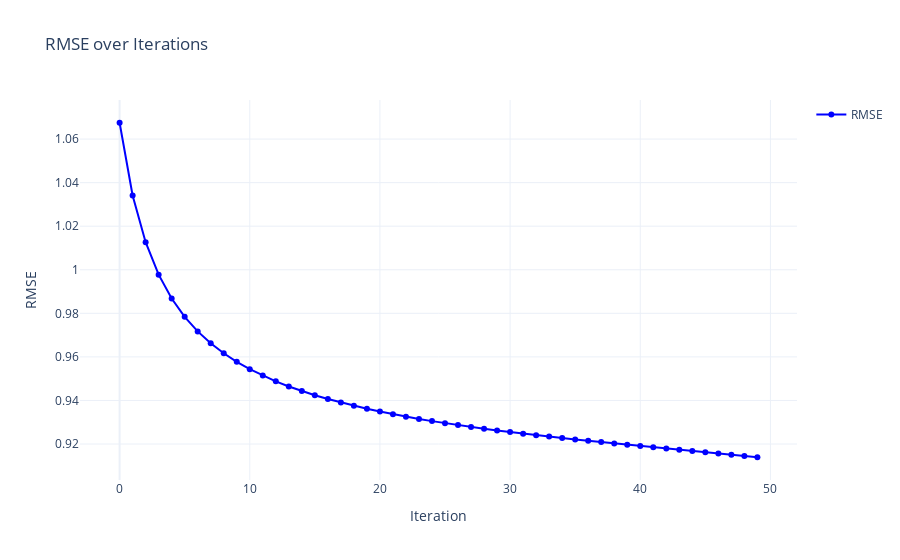

The notebook cell saved with this chart:
### Code cell
import plotly.graph_objects as go

# Extract iteration numbers and RMSE values
iterations = [x[0] for x in training_process]
errors = [x[1] for x in training_process]

# Create the plot
fig = go.Figure()

# Add a line plot
fig.add_trace(go.Scatter(
    x=iterations,
    y=errors,
    mode='lines+markers',
    name='RMSE',
    line=dict(color='blue'),
    marker=dict(symbol='circle')
))

# Update layout
fig.update_layout(
    title='RMSE over Iterations',
    xaxis_title='Iteration',
    yaxis_title='RMSE',
    template='plotly_white',
    showlegend=True
)

# Show the plot
fig.show()

### Figure 1 — Plotly figure (JSON) as saved in the notebook; plotly's stock layout.template omitted (floating-point values rounded to 4 significant figures)
{"data": [{"line": {"color": "blue"}, "marker": {"symbol": "circle"}, "mode": "lines+markers", "name": "RMSE", "type": "scatter", "x": [0, 1, 2, 3, 4, 5, 6, 7, 8, 9, 10, 11, 12, 13, 14, 15, 16, 17, 18, 19, 20, 21, 22, 23, 24, 25, 26, 27, 28, 29, 30, 31, 32, 33, 34, 35, 36, 37, 38, 39, 40, 41, 42, 43, 44, 45, 46, 47, 48, 49], "y": [1.068, 1.034, 1.013, 0.9978, 0.9868, 0.9784, 0.9717, 0.9662, 0.9616, 0.9577, 0.9544, 0.9514, 0.9488, 0.9464, 0.9443, 0.9424, 0.9406, 0.939, 0.9375, 0.9362, 0.9349, 0.9337, 0.9326, 0.9315, 0.9305, 0.9296, 0.9287, 0.9278, 0.927, 0.9262, 0.9255, 0.9248, 0.9241, 0.9234, 0.9227, 0.9221, 0.9215, 0.9209, 0.9203, 0.9197, 0.9191, 0.9185, 0.918, 0.9174, 0.9168, 0.9162, 0.9157, 0.9151, 0.9145, 0.9139]}], "layout": {"autosize": true, "showlegend": true, "title": {"text": "RMSE over Iterations"}, "xaxis": {"autorange": true, "range": [-2.972, 51.97], "title": {"text": "Iteration"}, "type": "linear"}, "yaxis": {"autorange": true, "range": [0.9012, 1.08], "title": {"text": "RMSE"}, "type": "linear"}}}
